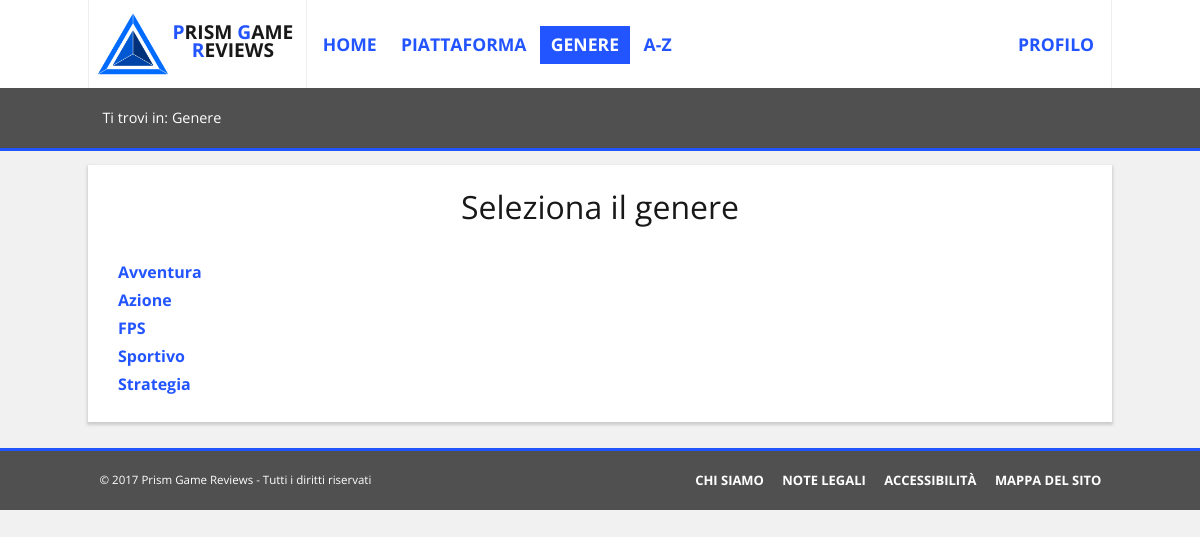
The page /public_html/php/searchByGenre.php on the database its author committed.
### tables this page shows
CREATE TABLE GENERE(
	IDGenere TINYINT(2) NOT NULL AUTO_INCREMENT,
	Nome VARCHAR(128) NOT NULL,
	
	UNIQUE (Nome),
	PRIMARY KEY (IDGenere)
);

### public_html/php/searchByGenre.php (the view, shortened to what this page needs)
<?php
try {
	if (file_exists("../templates/pages/searchByGenre_page.txt") && file_exists("./utility.php"))
	{
		$page = file_get_contents("../templates/pages/searchByGenre_page.txt");
	}
	else
	{
		throw new Exception("searchByGenre_page.txt e utility.php", 1);
	}
	$conn=dbConnect();
	$query = "select * from GENERE;";
	if(!($result = $conn->query($query)))
	{
		throw new Exception ("eseguendo la <span lang=\"en\">query</span>: <code>". $query ."</code> recuperando dal <span lang=\"en\">database</span> i generi per generare l'elenco di ricerca [#". $conn->errno ." - <span lang=\"en\">". $conn->error ."</span>]", 3);
	}
	else
	{
		$correctOrder = orderResultMysqli($result, "Nome");
		$total = $result->num_rows;
		$tempGenre="<ul class=\"navList\">\n";
		for($i=0; $i < $total; $i++)
		{
			$pos = $correctOrder[$i];
			$result->data_seek($pos);
			$row = $result->fetch_array(MYSQLI_ASSOC);
			$paramLink = "showGenreResults.php?genere=". $row["IDGenere"];
			$tempGenre = $tempGenre ."\t\t<li><a href=\"". $paramLink ."\">". $row["Nome"] ."</a></li>\n";
		}
		$tempGenre = $tempGenre ."\t</ul>";
	}
	$page = str_replace("_CONTENT_", $tempGenre, $page);
	$breadcrumb = "<li>Genere</li>";
}
catch(Exception $e)
{
	if($e->getCode() == 3)
		$conn->close();
	if($e->getCode() != 1)
	{
		$pageH = new PageHeaderException();
		$erroreCritico="<h1>Errore critico</h1>\n<p>Il sistema è temporaneamente non disponibile. Si prega di riprovare più tardi.</p>"."<p>Errore critico.</p><p>Dettagli: ". $e->getMessage() .".</p>";
		insertFeedback($page, $erroreCritico, "replace");
		$pageH->printer($page);
	}
	else
	{
		$erroreFatale="<li><span lang=\"en\">file</span> necessari per l'esecuzione minima mancanti.</li><li><span lang=\"en\">file</span>: ". $e->getMessage() ."</li><li>richiesti dallo script: ". basename($e->getFile()) ."</li><li>alla riga: ". $e->getLine() ."</li>";
		echo("<!DOCTYPE html><html lang=\"it\"><head><meta charset=\"utf-8\"/><meta name=\"robots\" content=\"none\"/><title>Errore fatale - Prism Game Reviews</title></head><body><h1>Errore fatale</h1><p>Il sistema è temporaneamente non disponibile. Si prega di riprovare più tardi.</p><p>Dettagli: </p><ul>". $erroreFatale ."</ul></body></html>");
		exit(1);
	}
}
?>

### public_html/style/prismdefault.css (style rules this page uses)
html { line-height: 1.15; font-size: 1em; -ms-text-size-adjust: 100%; -webkit-text-size-adjust: 100%; }
body { margin: 0; }
article, footer, header, nav, section { display: block; }
h1 { font-size: 2em; margin: 0.67em 0; }
a { background-color: transparent; -webkit-text-decoration-skip: objects; }
abbr[title] { border-bottom: none; }
html, body { font-family: "Open Sans", Arial, Helevetica, sans-serif; background-color: #F1F1F1; color: #181818; word-wrap: break-word; min-width: 320px; }
abbr[title], acronym[title] { text-decoration: none; cursor: help; }
a abbr[title], a acronym[title] { cursor: pointer; }
a { text-decoration: none; }
a:link { color: #2255FF; }
nav a, #currentLink { padding: 0.6em; font-size: 1.1em; font-weight: bold; text-transform: uppercase; }
nav a { display: block; -webkit-transition: 0.25s linear; -o-transition: 0.25s linear; -moz-transition: 0.25s linear; transition: 0.25s linear; }
nav a:hover, nav a:active, #currentLink, #currentPage { color: white; background-color: #2255FF; }
.accent { color: #2255FF; }
body > header { margin: auto; max-width: 1024px; background-color: white; overflow: hidden; padding: 0; padding-left: calc((100% - 1024px)/2); padding-right: calc((100% - 1024px)/2); }
#logoBlock, #menu { margin: 0; padding: 0; min-height: 5.5em; line-height: 1.1em; }
#logoBlock { max-width: 29%; float: left; border-left: 1px solid #EEEEEE; text-align: center; }
#menu { border-left: 1px solid #EEEEEE; border-right: 1px solid #EEEEEE; overflow: hidden; }
#logoBlock h1 { margin: 1.2em 0.5em auto auto; font-size: 1.2em; text-transform: uppercase; }
#logoBlock #logo { float: left; margin: 0.5em 0 0.5em 0.5em; width: 4.5em; height: 4.5em; background-image: url('../images/logoprism.png'); background-repeat: no-repeat; background-size: 100% auto; }
#menu ul { margin: 1.6em auto auto 0.3em; padding: 0; list-style-type: none; overflow: hidden; }
#menu ul li { float: left; margin-right: 0.2em; }
#menu ul li ul { margin: 0; }
#menu #mainMenu { margin: 0; padding: 0; }
#menu #login { float: right; margin-right: 0; }
#breadcrumb { clear: both; margin: auto; margin-bottom: 1em; max-width: 1024px; font-size: 0.9em; color: white; background-color: #505050; border-bottom: solid 3px #2255FF; padding: 1.5em 0; padding-right: calc((100% - 1024px)/2); padding-left: calc((100% - 1024px)/2); }
#breadcrumb ul { display: inline; margin: 0; padding: 0; list-style-type: none; }
#breadcrumb p { padding-left: 1em; }
#breadcrumb p, #breadcrumb ul li { display: inline; }
#breadcrumb ul li:before { content: " > "; }
#breadcrumb ul li:first-child:before { content: none; }
#content { margin: auto; padding: 1.5em 2.5%; width: 95%; max-width: 1024px; background-color: white; box-sizing: border-box; box-shadow: 0 2px 3px 1px #CCCCCC; }
#content h1 { margin: 0 0.5em 1em; padding: 0; font-weight: normal; text-align: center; }
#content ul, #content ol { margin: 0.5em 0; padding: 0 1em; }
#content .navList, #content .navList ul { padding: 0; font-weight: bold; list-style-type: none; }
#content .navList, #content .navList > li { margin: 0; }
#content .navList li a { padding: 0.3em 0; }
#content li { margin: 0 1em; padding: 0.3em 0; }
footer { clear: both; margin: auto; margin-top: 1.8em; max-width: 1024px; font-size: 0.9em; color: white; background-color: #505050; border-top: solid 3px #2255FF; overflow: hidden; padding: 1em 0; padding-right: calc((100% - 1024px)/2); padding-left: calc((100% - 1024px)/2); }
footer .copyright { float: left; max-width: 35%; padding: 0.7em 0; margin: 0; font-size: 0.8em; padding-left: 1em; }
footer #menufooter { float: right; max-width: 55%; padding: 0; }
footer #menufooter ul { list-style-type: none; padding: 0; margin: 0; }
footer #menufooter ul li { float: left; margin-right: 0.2em; }
footer nav a { font-size: 0.9em; }
footer nav a:link, footer nav a:visited { color: white; }

### rows shown on the page
genere: Nome "Avventura"
genere: Nome "Azione"
genere: Nome "FPS"
genere: Nome "Sportivo"
genere: Nome "Strategia"

### other values the page prints
$page "P RISM G AME R EVIEWS PROFILO HOME PIATTAFORMA GENERE A-Z Ti trovi in: Seleziona il genere CHI SIAMO NOTE LEGALI ACCESSIBILITÀ MAPPA DEL SITO © 2017 Prism Game Reviews - Tutti i diritti riservati"
